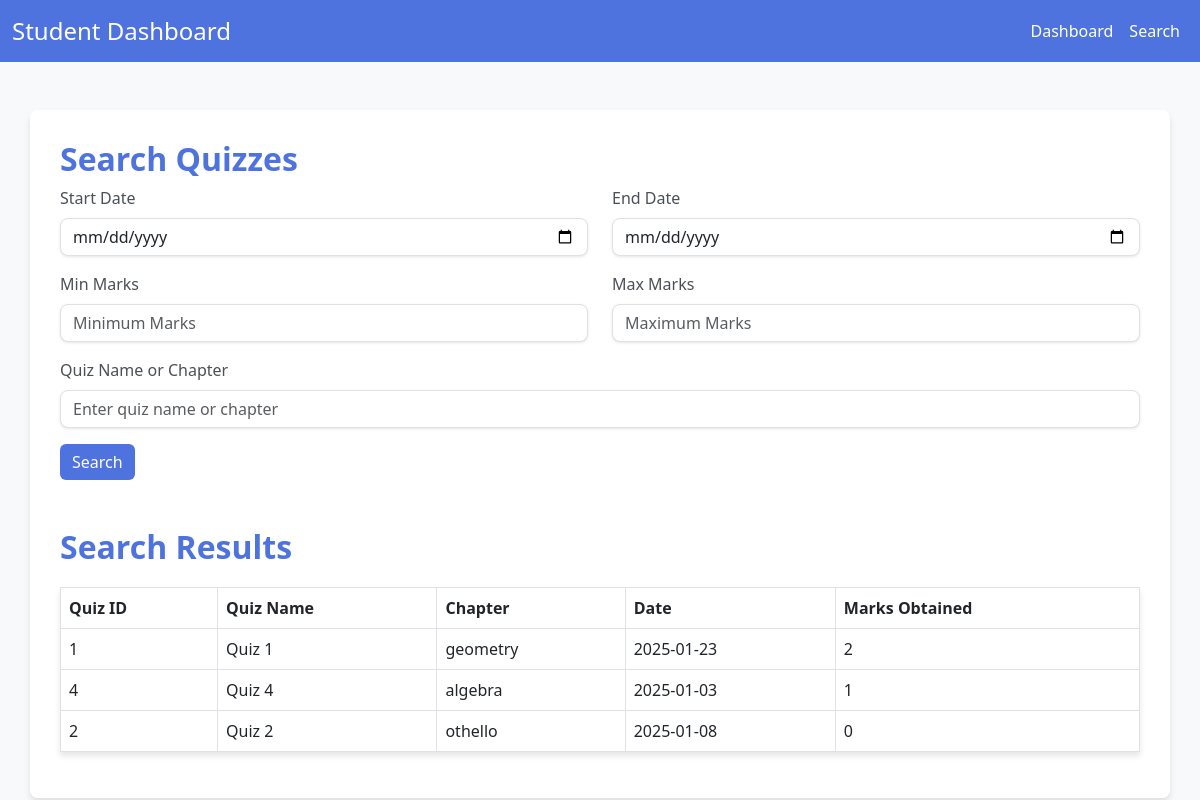
Screenshot of /student_search/1 with the database file from the repository.
### main.py (models this page shows)
class QuizResult(db.Model):
    id = db.Column(db.Integer, primary_key=True)
    score = db.Column(db.Integer, nullable=False)
    time_stamp = db.Column(db.DateTime, nullable=False)
    feedback = db.Column(db.Text, nullable=True)  # Optional feedback or remarks
    student_id = db.Column(db.Integer, db.ForeignKey('student.id'), nullable=False)
    quiz_id = db.Column(db.Integer, db.ForeignKey('quiz.id'), nullable=False)

class Quiz(db.Model):
    id = db.Column(db.Integer, primary_key=True)
    name = db.Column(db.String(100), nullable=False)
    chapter_id = db.Column(db.Integer, db.ForeignKey('chapter.id', ondelete='CASCADE'), nullable=False)
    date_of_quiz = db.Column(db.Date, nullable=True)  # Optional
    time_duration = db.Column(db.String(5), nullable=True)  # Format HH:MM
    remarks = db.Column(db.Text, nullable=True)  # Optional
    questions = db.relationship('Question', backref='quiz', cascade="all, delete", passive_deletes=True)
    results = db.relationship('QuizResult', backref='quiz', lazy=True)

class Chapter(db.Model):
    id = db.Column(db.Integer, primary_key=True)
    name = db.Column(db.String(100), nullable=False)
    description = db.Column(db.Text, nullable=True)  # Optional
    subject_id = db.Column(db.Integer, db.ForeignKey('subject.id'), nullable=False)
    quizzes = db.relationship('Quiz', backref='chapter', lazy=True)

### main.py (the view, shortened to what this page needs)
@app.route('/student_search/<int:student_id>', methods=['GET'])
def student_search(student_id):
    student = Student.query.get_or_404(student_id)
    start_date = request.args.get('start_date')
    end_date = request.args.get('end_date')
    min_marks = request.args.get('min_marks')
    max_marks = request.args.get('max_marks')
    search_term = request.args.get('search_term')
    query = QuizResult.query.join(Quiz).join(Chapter).filter(QuizResult.student_id == student_id)
    if start_date:
        query = query.filter(Quiz.date_of_quiz >= datetime.strptime(start_date, '%Y-%m-%d'))
    if end_date:
        query = query.filter(Quiz.date_of_quiz <= datetime.strptime(end_date, '%Y-%m-%d'))
    if min_marks:
        query = query.filter(QuizResult.score >= int(min_marks))
    if max_marks:
        query = query.filter(QuizResult.score <= int(max_marks))
    search_results = query.all()
    return render_template('student_search.html', student=student, search_results=search_results)

### templates/student_search.html (shortened to what this page needs)
<!DOCTYPE html>
<html lang="en">
<head>
    <link href="https://cdn.jsdelivr.net/npm/bootstrap@5.3.0/dist/css/bootstrap.min.css" rel="stylesheet">
</head>
<body>
    <nav class="navbar navbar-expand-lg navbar-dark">
        <div class="container-fluid">
            <a class="navbar-brand" href="#">Student Dashboard</a>
            <div class="collapse navbar-collapse" id="navbarNav">
                <ul class="navbar-nav ms-auto">
                    <li class="nav-item">
                        <a class="nav-link" href="{{ url_for('student_dashboard', student_id=student.id) }}">Dashboard</a>
                    </li>
                    <li class="nav-item">
                        <a class="nav-link" href="{{ url_for('student_search', student_id=student.id) }}">Search</a>
                    </li>
                </ul>
            </div>
        </div>
    </nav>
    <div class="container mt-5">
        <h2>Search Quizzes</h2>
        <form method="GET" action="{{ url_for('student_search', student_id=student.id) }}">
            <div class="row mb-3">
                <div class="col">
                    <label for="start_date" class="form-label">Start Date</label>
                    <input type="date" class="form-control" id="start_date" name="start_date">
                </div>
                <div class="col">
                    <label for="end_date" class="form-label">End Date</label>
                    <input type="date" class="form-control" id="end_date" name="end_date">
                </div>
            </div>
            <div class="row mb-3">
                <div class="col">
                    <label for="min_marks" class="form-label">Min Marks</label>
                    <input type="number" class="form-control" id="min_marks" name="min_marks" placeholder="Minimum Marks">
                </div>
                <div class="col">
                    <label for="max_marks" class="form-label">Max Marks</label>
                    <input type="number" class="form-control" id="max_marks" name="max_marks" placeholder="Maximum Marks">
                </div>
            </div>
            <div class="row mb-3">
                <div class="col">
                    <label for="search_term" class="form-label">Quiz Name or Chapter</label>
                    <input type="text" class="form-control" id="search_term" name="search_term" placeholder="Enter quiz name or chapter">
                </div>
            </div>
            <button type="submit" class="btn btn-outline-light">Search</button>
        </form>
        <h2 class="mt-5">Search Results</h2>
        <table class="table table-bordered">
            <thead>
                <tr>
                    <th>Quiz ID</th>
                    <th>Quiz Name</th>
                    <th>Chapter</th>
                    <th>Date</th>
                    <th>Marks Obtained</th>
                </tr>
            </thead>
            <tbody>
                {% for quiz_result in search_results %}
                    <tr>
                        <td>{{ quiz_result.quiz.id }}</td>
                        <td>{{ quiz_result.quiz.name }}</td>
                        <td>{{ quiz_result.quiz.chapter.name }}</td>
                        <td>{{ quiz_result.quiz.date_of_quiz.strftime('%Y-%m-%d') if quiz_result.quiz.date_of_quiz else 'N/A' }}</td>
                        <td>{{ quiz_result.score }}</td>
                    </tr>
                {% endfor %}
            </tbody>
        </table>
    </div>
</body>
</html>

### templates/student_search.html (style rules this page uses)
body { background-color: #f8f9fa; }
.navbar { background-color: #4e73df; }
.navbar-brand { font-size: 1.5rem; }
.navbar-nav .nav-link { font-weight: 500; color: white; }
.container { background-color: #ffffff; border-radius: 8px; padding: 30px; box-shadow: 0 4px 6px rgba(0, 0, 0, 0.1); }
h2 { color: #4e73df; font-weight: 600; }
.btn-outline-light { background-color: #4e73df; color: white; border: none; transition: all 0.3s ease; }
.form-label { font-weight: 500; color: #495057; }
table { margin-top: 20px; box-shadow: 0 4px 6px rgba(0, 0, 0, 0.1); }
table th { background-color: #4e73df; color: white; }
table td { vertical-align: middle; }
.form-control { border-radius: 8px; box-shadow: 0 1px 3px rgba(0, 0, 0, 0.1); }

### rows the page displays
QuizResult: quiz.id "1", quiz.name "Quiz 1", quiz.chapter.name "geometry", quiz.date_of_quiz "2025-01-23", score "2"
QuizResult: quiz.id "4", quiz.name "Quiz 4", quiz.chapter.name "algebra", quiz.date_of_quiz "2025-01-03", score "1"
QuizResult: quiz.id "2", quiz.name "Quiz 2", quiz.chapter.name "othello", quiz.date_of_quiz "2025-01-08", score "0"
